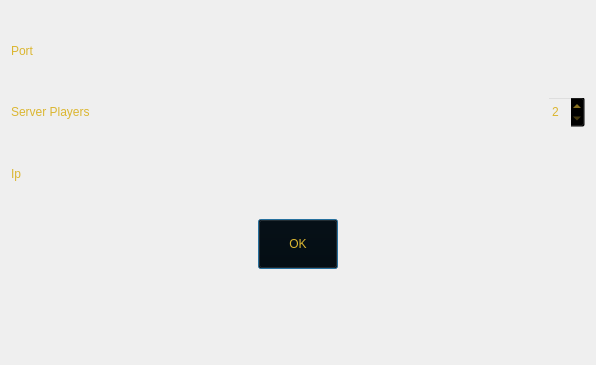
<?xml version="1.0" encoding="UTF-8"?>
<ui version="4.0">
 <class>SkullKingServer</class>
 <widget class="QDialog" name="SkullKingServer">
  <property name="windowModality">
   <enum>Qt::WindowModal</enum>
  </property>
  <property name="geometry">
   <rect>
    <x>0</x>
    <y>0</y>
    <width>596</width>
    <height>365</height>
   </rect>
  </property>
  <property name="windowTitle">
   <string>SkullKingServer</string>
  </property>
  <property name="windowIcon">
   <iconset resource="resource.qrc">
    <normaloff>:/Resorce/server-solid.svg</normaloff>:/Resorce/server-solid.svg</iconset>
  </property>
  <property name="styleSheet">
   <string notr="true">color: rgb(255, 255, 255);
font: italic 32pt &quot;Monotype Corsiva&quot;;
border-image: url(:/Resorce/serverclientBG.jpg);</string>
  </property>
  <layout class="QGridLayout" name="gridLayout">
   <item row="0" column="0">
    <layout class="QHBoxLayout" name="horizontalLayout_2">
     <item>
      <widget class="QLabel" name="label_3">
       <property name="enabled">
        <bool>true</bool>
       </property>
       <property name="styleSheet">
        <string notr="true">border-image: none;
background: transparent;
color: rgb(219, 182, 49);</string>
       </property>
       <property name="text">
        <string>Port</string>
       </property>
      </widget>
     </item>
     <item>
      <widget class="QLabel" name="Port">
       <property name="enabled">
        <bool>true</bool>
       </property>
       <property name="minimumSize">
        <size>
         <width>480</width>
         <height>0</height>
        </size>
       </property>
       <property name="styleSheet">
        <string notr="true">border-image: none;
background: transparent;
color: rgb(219, 182, 49);</string>
       </property>
       <property name="text">
        <string/>
       </property>
      </widget>
     </item>
    </layout>
   </item>
   <item row="1" column="0">
    <layout class="QHBoxLayout" name="horizontalLayout">
     <item>
      <widget class="QLabel" name="player_number">
       <property name="enabled">
        <bool>true</bool>
       </property>
       <property name="minimumSize">
        <size>
         <width>135</width>
         <height>27</height>
        </size>
       </property>
       <property name="styleSheet">
        <string notr="true">border-image: none;
background: transparent;
color: rgb(219, 182, 49);
</string>
       </property>
       <property name="text">
        <string>Server Players</string>
       </property>
      </widget>
     </item>
     <item>
      <spacer name="horizontalSpacer">
       <property name="orientation">
        <enum>Qt::Horizontal</enum>
       </property>
       <property name="sizeHint" stdset="0">
        <size>
         <width>40</width>
         <height>20</height>
        </size>
       </property>
      </spacer>
     </item>
     <item>
      <widget class="QSpinBox" name="number_of_players">
       <property name="enabled">
        <bool>true</bool>
       </property>
       <property name="minimumSize">
        <size>
         <width>38</width>
         <height>32</height>
        </size>
       </property>
       <property name="styleSheet">
        <string notr="true">color: rgb(219, 182, 49);
border-image: none;
background: transparent;</string>
       </property>
       <property name="minimum">
        <number>2</number>
       </property>
       <property name="maximum">
        <number>4</number>
       </property>
      </widget>
     </item>
    </layout>
   </item>
   <item row="2" column="0">
    <layout class="QHBoxLayout" name="horizontalLayout_3">
     <item>
      <widget class="QLabel" name="label">
       <property name="enabled">
        <bool>true</bool>
       </property>
       <property name="styleSheet">
        <string notr="true">border-image: none;
background: transparent;
color: rgb(219, 182, 49);</string>
       </property>
       <property name="text">
        <string>Ip</string>
       </property>
      </widget>
     </item>
     <item>
      <widget class="QLabel" name="Ip">
       <property name="enabled">
        <bool>true</bool>
       </property>
       <property name="minimumSize">
        <size>
         <width>480</width>
         <height>0</height>
        </size>
       </property>
       <property name="styleSheet">
        <string notr="true">border-image: none;
background: transparent;
color: rgb(219, 182, 49);</string>
       </property>
       <property name="text">
        <string/>
       </property>
      </widget>
     </item>
    </layout>
   </item>
   <item row="3" column="0">
    <layout class="QHBoxLayout" name="horizontalLayout_4">
     <item>
      <spacer name="horizontalSpacer_2">
       <property name="orientation">
        <enum>Qt::Horizontal</enum>
       </property>
       <property name="sizeHint" stdset="0">
        <size>
         <width>40</width>
         <height>20</height>
        </size>
       </property>
      </spacer>
     </item>
     <item>
      <widget class="QPushButton" name="Ok">
       <property name="enabled">
        <bool>true</bool>
       </property>
       <property name="minimumSize">
        <size>
         <width>0</width>
         <height>50</height>
        </size>
       </property>
       <property name="styleSheet">
        <string notr="true">color: rgb(219, 182, 49);
border-image: none;
background: transparent;</string>
       </property>
       <property name="text">
        <string>OK</string>
       </property>
      </widget>
     </item>
     <item>
      <spacer name="horizontalSpacer_3">
       <property name="orientation">
        <enum>Qt::Horizontal</enum>
       </property>
       <property name="sizeHint" stdset="0">
        <size>
         <width>40</width>
         <height>20</height>
        </size>
       </property>
      </spacer>
     </item>
    </layout>
   </item>
   <item row="4" column="0">
    <widget class="QLabel" name="status">
     <property name="styleSheet">
      <string notr="true">border-image: none;
background: transparent;
color: rgb(219, 182, 49);</string>
     </property>
     <property name="text">
      <string/>
     </property>
    </widget>
   </item>
  </layout>
 </widget>
 <resources>
  <include location="resource.qrc"/>
 </resources>
 <connections/>
</ui>
